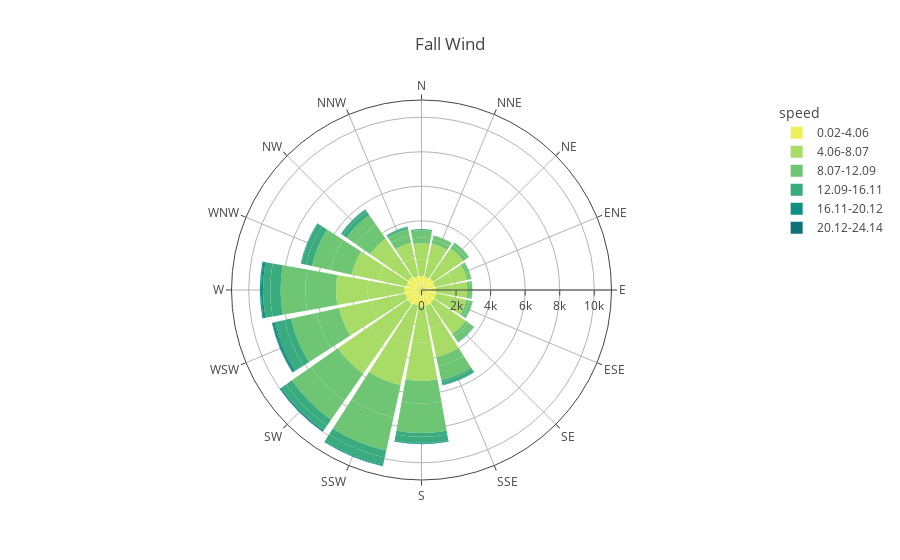

The notebook cell this image was saved under:
### Code cell
WRFA = WindRose(fall)
WRFA.calc_stats(normed=False, bins=6)
WRFA.plot(output_type='show',
        out_file = '../images/fall_wr_aggrnyl.html',
        template='xgridoff', 
        colors='Aggrnyl', 
        colors_reversed=True,
        title='Fall Wind')

### Figure 1 — Plotly figure (JSON) as saved in the notebook; plotly's stock layout.template omitted (floating-point values rounded to 4 significant figures)
{"data": [{"hovertemplate": "speed=0.02-4.06<br>frequency=%{r}<br>direction=%{theta}<extra></extra>", "legendgroup": "0.02-4.06", "marker": {"color": "rgb(237, 239, 93)", "pattern": {"shape": ""}}, "name": "0.02-4.06", "r": [377, 391, 391, 447, 400, 411, 390, 452, 376, 434, 445, 484, 423, 500, 452, 493, 470, 459, 462, 489, 509, 472, 497, 536, 464, 475, 441, 500, 443, 406, 417, 450], "showlegend": true, "subplot": "polar", "theta": ["N", "NNE", "NNE", "NE", "NE", "ENE", "ENE", "E", "E", "ESE", "ESE", "SE", "SE", "SSE", "SSE", "S", "S", "SSW", "SSW", "SW", "SW", "WSW", "WSW", "W", "W", "WNW", "WNW", "NW", "NW", "NNW", "NNW", "N"], "type": "barpolar"}, {"hovertemplate": "speed=4.06-8.07<br>frequency=%{r}<br>direction=%{theta}<extra></extra>", "legendgroup": "4.06-8.07", "marker": {"color": "rgb(169, 220, 103)", "pattern": {"shape": ""}}, "name": "4.06-8.07", "r": [959, 942, 1027, 1124, 971, 979, 928, 964, 866, 885, 902, 1062, 1139, 1351, 1683, 2085, 2216, 2323, 2391, 2647, 2260, 2027, 1895, 2121, 1828, 1693, 1529, 1520, 1159, 1065, 916, 916], "showlegend": true, "subplot": "polar", "theta": ["N", "NNE", "NNE", "NE", "NE", "ENE", "ENE", "E", "E", "ESE", "ESE", "SE", "SE", "SSE", "SSE", "S", "S", "SSW", "SSW", "SW", "SW", "WSW", "WSW", "W", "W", "WNW", "WNW", "NW", "NW", "NNW", "NNW", "N"], "type": "barpolar"}, {"hovertemplate": "speed=8.07-12.09<br>frequency=%{r}<br>direction=%{theta}<extra></extra>", "legendgroup": "8.07-12.09", "marker": {"color": "rgb(110, 197, 116)", "pattern": {"shape": ""}}, "name": "8.07-12.09", "r": [329, 254, 197, 229, 165, 131, 113, 159, 124, 159, 174, 189, 362, 526, 825, 1300, 1706, 1900, 1975, 1889, 1353, 1335, 1503, 1770, 1435, 1268, 1082, 1001, 667, 425, 376, 420], "showlegend": true, "subplot": "polar", "theta": ["N", "NNE", "NNE", "NE", "NE", "ENE", "ENE", "E", "E", "ESE", "ESE", "SE", "SE", "SSE", "SSE", "S", "S", "SSW", "SSW", "SW", "SW", "WSW", "WSW", "W", "W", "WNW", "WNW", "NW", "NW", "NNW", "NNW", "N"], "type": "barpolar"}, {"hovertemplate": "speed=12.09-16.11<br>frequency=%{r}<br>direction=%{theta}<extra></extra>", "legendgroup": "12.09-16.11", "marker": {"color": "rgb(57, 171, 126)", "pattern": {"shape": ""}}, "name": "12.09-16.11", "r": [17, 7, 13, 8, 6, 11, 9, 6, 5, 18, 23, 20, 28, 110, 163, 220, 353, 421, 423, 411, 317, 390, 533, 601, 414, 349, 267, 253, 124, 82, 66, 64], "showlegend": true, "subplot": "polar", "theta": ["N", "NNE", "NNE", "NE", "NE", "ENE", "ENE", "E", "E", "ESE", "ESE", "SE", "SE", "SSE", "SSE", "S", "S", "SSW", "SSW", "SW", "SW", "WSW", "WSW", "W", "W", "WNW", "WNW", "NW", "NW", "NNW", "NNW", "N"], "type": "barpolar"}, {"hovertemplate": "speed=16.11-20.12<br>frequency=%{r}<br>direction=%{theta}<extra></extra>", "legendgroup": "16.11-20.12", "marker": {"color": "rgb(13, 143, 129)", "pattern": {"shape": ""}}, "name": "16.11-20.12", "r": [0, 0, 0, 0, 0, 0, 2, 0, 0, 0, 0, 1, 4, 13, 31, 35, 44, 49, 42, 42, 74, 74, 115, 126, 54, 34, 16, 7, 12, 5, 5, 1], "showlegend": true, "subplot": "polar", "theta": ["N", "NNE", "NNE", "NE", "NE", "ENE", "ENE", "E", "E", "ESE", "ESE", "SE", "SE", "SSE", "SSE", "S", "S", "SSW", "SSW", "SW", "SW", "WSW", "WSW", "W", "W", "WNW", "WNW", "NW", "NW", "NNW", "NNW", "N"], "type": "barpolar"}, {"hovertemplate": "speed=20.12-24.14<br>frequency=%{r}<br>direction=%{theta}<extra></extra>", "legendgroup": "20.12-24.14", "marker": {"color": "rgb(15, 114, 121)", "pattern": {"shape": ""}}, "name": "20.12-24.14", "r": [0, 0, 0, 0, 0, 0, 0, 0, 0, 0, 0, 0, 0, 0, 0, 1, 1, 2, 0, 5, 9, 21, 10, 3, 3, 1, 4, 0, 4, 0, 0, 0], "showlegend": true, "subplot": "polar", "theta": ["N", "NNE", "NNE", "NE", "NE", "ENE", "ENE", "E", "E", "ESE", "ESE", "SE", "SE", "SSE", "SSE", "S", "S", "SSW", "SSW", "SW", "SW", "WSW", "WSW", "W", "W", "WNW", "WNW", "NW", "NW", "NNW", "NNW", "N"], "type": "barpolar"}], "layout": {"barmode": "relative", "legend": {"title": {"text": "speed"}, "tracegroupgap": 0}, "polar": {"angularaxis": {"categoryarray": ["N", "NNE", "NE", "ENE", "E", "ESE", "SE", "SSE", "S", "SSW", "SW", "WSW", "W", "WNW", "NW", "NNW"], "categoryorder": "array", "direction": "clockwise", "rotation": 90}, "domain": {"x": [0, 1], "y": [0, 1]}}, "title": {"text": "Fall Wind"}}}
